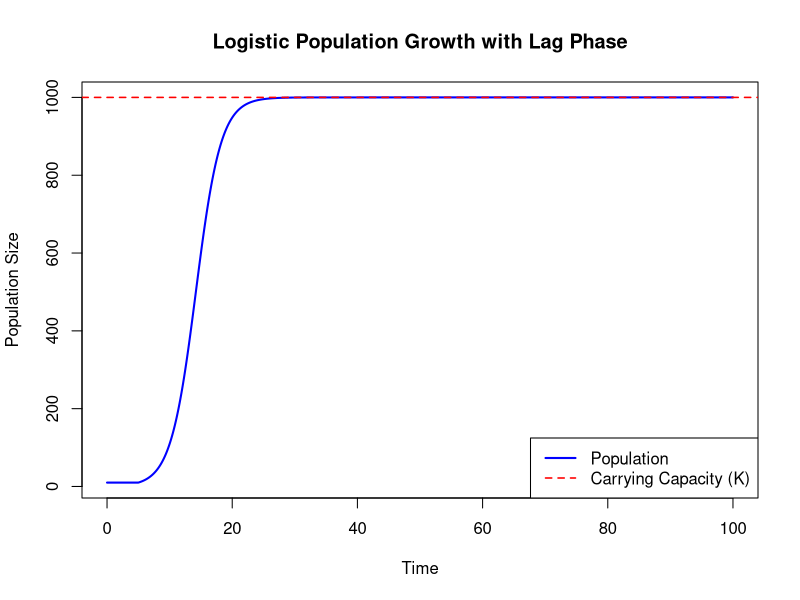

R code for this plot:
# Define Parameters
K <- 1000  # Carrying capacity
N0 <- 10   # Initial population size
r <- 0.5   # Intrinsic growth rate
lag_phase <- 5  # Lag phase duration
exp_phase <- 10  # Exponential phase duration (not used in this example)

# Time range
t <- seq(0, 100, by = 0.1)

# Calculate logistic population growth curve with lag phase
calculate_logistic <- function(t, K, N0, r, lag_phase) {
                # Initialize population vector
                L <- numeric(length(t))
                
                # Loop through time points
                for (i in 1:length(t)) {
                                if (t[i] < lag_phase) {
                                                # Lag phase: population remains constant
                                                L[i] <- N0
                                } else {
                                                # Logistic growth after lag phase
                                                adjusted_time <- t[i] - lag_phase
                                                L[i] <- K / (1 + ((K - N0) / N0) * exp(-r * adjusted_time))
                                }
                }
                return(L)
}

# Calculate population growth curve
population_growth <- calculate_logistic(t, K, N0, r, lag_phase)

# Plot population growth curve
plot(t, population_growth, type = "l", col = "blue", lwd = 2,
     xlab = "Time", ylab = "Population Size",
     main = "Logistic Population Growth with Lag Phase")
abline(h = K, col = "red", lty = 2, lwd = 1.5)  # Add a horizontal line for carrying capacity
legend("bottomright", legend = c("Population", "Carrying Capacity (K)"),
       col = c("blue", "red"), lty = c(1, 2), lwd = c(2, 1.5))